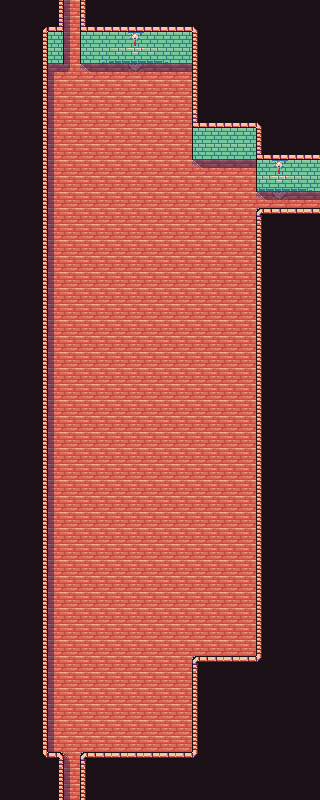

A level layout from a 2D game, rendered from its tile map. Below: a short description, then the map file with tile-grid data replaced by summaries:
An orthogonal 20x50 tile map with 16x16 px tiles, 3 tile layers (prototype, base, shadows) and 3 objects (north_exit, south_exit, east_exit).

<map version="1.10" tiledversion="1.10.2" orientation="orthogonal" renderorder="right-down" width="20" height="50" tilewidth="16" tileheight="16" infinite="0" nextlayerid="21" nextobjectid="13">
 <tileset firstgid="1" source="../TangerineTavernPNG_PetricakeGames.tsx" />
 <layer id="1" name="prototype" width="20" height="50">
  <data>[1000 cells, 1000 non-empty, 4 distinct tile ids]</data>
 </layer>
 <layer id="19" name="base" width="20" height="50">
  <data>[1000 cells, 1000 non-empty, 27 distinct tile ids]</data>
 </layer>
 <layer id="18" name="shadows" width="20" height="50">
  <data>[1000 cells, 66 non-empty, 6 distinct tile ids]</data>
 </layer>
 <objectgroup id="20" name="objects_01">
  <object id="10" name="north_exit" x="71.3959" y="0.9063">
   <point />
  </object>
  <object id="11" name="south_exit" x="71.6667" y="799.333">
   <point />
  </object>
  <object id="12" name="east_exit" x="318.125" y="200.24">
   <properties>
    <property name="MatchOutsideMap" type="bool" value="true" />
   </properties>
   <point />
  </object>
 </objectgroup>
</map>
